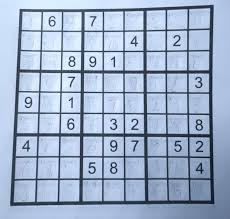
#> input picture semestral/app/tests/images/image1.jpg, 230 x 219 px, found by its file name
$ jupyter execute testorss.nbconvert.ipynb
#> lines starting #> are read from the running program, lines starting #| are printed output that depends on the picture; after the words box and inside, x2 and y2 are one past the last pixel; in counts of white or black regions, pixels touching at a corner belong together
[cell 1]
import skimage.color
import skimage.io
import skimage.measure
import skimage.morphology
import numpy as np
import matplotlib.pyplot as plt
import cv2
import os

# Test multiple images
image_dir = "/home/tomas/PYT/motustom/semestral/app/tests/images"
test_images = ["image1.jpg", "image2.png", "image3.png", "image4.png"]

class EnhancedSudokuDetector:
    """Enhanced Sudoku detector optimized for blue pen handwriting"""

    def __init__(self, output_size=450):
        self.output_size = output_size

    def detect_blue_pen_writing(self, image):
        """Enhanced blue pen detection using multiple color spaces"""
        if len(image.shape) != 3:
            return np.zeros(image.shape[:2], dtype=np.uint8)

        # Method 1: Blue channel enhancement
        blue_channel = image[:,:,2]
        red_channel = image[:,:,0]
        green_channel = image[:,:,1]

        # Enhance blue by comparing with other channels
        blue_enhanced = np.maximum(0, blue_channel.astype(np.int16) -
                                 (red_channel.astype(np.int16) + green_channel.astype(np.int16)) // 3)
        blue_enhanced = np.clip(blue_enhanced, 0, 255).astype(np.uint8)

        # Threshold enhanced blue
        _, blue_thresh = cv2.threshold(blue_enhanced, 0, 255, cv2.THRESH_BINARY + cv2.THRESH_OTSU)

        # Method 2: HSV blue detection with wider range
        hsv = cv2.cvtColor(image, cv2.COLOR_RGB2HSV)
        # Wider blue range for different pen shades
        lower_blue1 = np.array([100, 30, 30])
        upper_blue1 = np.array([140, 255, 255])
        blue_mask1 = cv2.inRange(hsv, lower_blue1, upper_blue1)

        # Additional range for darker blues
        lower_blue2 = np.array([110, 50, 20])
        upper_blue2 = np.array([130, 255, 200])
        blue_mask2 = cv2.inRange(hsv, lower_blue2, upper_blue2)

        # Method 3: LAB color space
        lab = cv2.cvtColor(image, cv2.COLOR_RGB2LAB)
        b_channel = lab[:,:,2]
        # Blue in LAB has higher b values
        _, lab_blue = cv2.threshold(b_channel, 135, 255, cv2.THRESH_BINARY)

        # Combine all methods
        combined_blue = cv2.bitwise_or(blue_thresh, blue_mask1)
        combined_blue = cv2.bitwise_or(combined_blue, blue_mask2)
        combined_blue = cv2.bitwise_or(combined_blue, lab_blue)

        # Clean up noise
        kernel = np.ones((2,2), np.uint8)
        combined_blue = cv2.morphologyEx(combined_blue, cv2.MORPH_OPEN, kernel)

        return combined_blue

    def detect_grid_structure(self, gray):
        """Detect grid lines and structure"""
        # Gaussian blur to reduce noise
        blurred = cv2.GaussianBlur(gray, (5, 5), 0)

        # Multiple edge detection approaches
        edges1 = cv2.Canny(blurred, 30, 100)
        edges2 = cv2.Canny(blurred, 50, 150)
        edges = cv2.bitwise_or(edges1, edges2)

        # Detect horizontal and vertical lines separately
        # Horizontal lines
        horizontal_kernel = cv2.getStructuringElement(cv2.MORPH_RECT, (25, 1))
        horizontal_lines = cv2.morphologyEx(edges, cv2.MORPH_OPEN, horizontal_kernel)

        # Vertical lines
        vertical_kernel = cv2.getStructuringElement(cv2.MORPH_RECT, (1, 25))
        vertical_lines = cv2.morphologyEx(edges, cv2.MORPH_OPEN, vertical_kernel)

        # Combine grid lines
        grid_lines = cv2.bitwise_or(horizontal_lines, vertical_lines)

        return grid_lines, edges

    def adaptive_content_detection(self, gray):
        """Adaptive detection for handwritten content"""
        # Multiple adaptive thresholding approaches
        adapt1 = cv2.adaptiveThreshold(gray, 255, cv2.ADAPTIVE_THRESH_GAUSSIAN_C,
                                      cv2.THRESH_BINARY_INV, 11, 2)
        adapt2 = cv2.adaptiveThreshold(gray, 255, cv2.ADAPTIVE_THRESH_MEAN_C,
                                      cv2.THRESH_BINARY_INV, 15, 4)
        adapt3 = cv2.adaptiveThreshold(gray, 255, cv2.ADAPTIVE_THRESH_GAUSSIAN_C,
                                      cv2.THRESH_BINARY_INV, 19, 6)

        # Combine adaptive results
        combined_adapt = cv2.bitwise_or(adapt1, adapt2)
        combined_adapt = cv2.bitwise_or(combined_adapt, adapt3)

        return combined_adapt

    def detect_sudoku_board(self, image):
        """Main detection method combining all approaches"""
        if len(image.shape) == 3:
            gray = cv2.cvtColor(image, cv2.COLOR_RGB2GRAY)
        else:
            gray = image.copy()

        # Get all detection results
        blue_pen = self.detect_blue_pen_writing(image)
        grid_lines, edges = self.detect_grid_structure(gray)
        content = self.adaptive_content_detection(gray)

        # Create weighted combination
        combined = np.zeros_like(gray, dtype=np.float32)

        # Weight the different detection methods
        combined += blue_pen.astype(np.float32) * 0.4  # Blue pen gets high weight
        combined += grid_lines.astype(np.float32) * 0.3  # Grid structure important
        combined += content.astype(np.float32) * 0.2  # General content
        combined += edges.astype(np.float32) * 0.1  # Edge information

        # Normalize and threshold
        combined = np.clip(combined, 0, 255).astype(np.uint8)
        final_mask = cv2.threshold(combined, 80, 255, cv2.THRESH_BINARY)[1]

        # Morphological operations to clean up
        kernel_close = np.ones((7,7), np.uint8)
        final_mask = cv2.morphologyEx(final_mask, cv2.MORPH_CLOSE, kernel_close)

        kernel_open = np.ones((3,3), np.uint8)
        final_mask = cv2.morphologyEx(final_mask, cv2.MORPH_OPEN, kernel_open)

        return final_mask, blue_pen, grid_lines, content, edges

    def find_best_rectangle(self, mask):
        """Find the best rectangular contour for the Sudoku board"""
        contours, _ = cv2.findContours(mask, cv2.RETR_EXTERNAL, cv2.CHAIN_APPROX_SIMPLE)

        if not contours:
            return None

        # Sort by area and filter
        image_area = mask.shape[0] * mask.shape[1]
        min_area = image_area * 0.05  # At least 5% of image
        max_area = image_area * 0.85  # At most 85% of image

        valid_contours = [c for c in contours if min_area < cv2.contourArea(c) < max_area]

        if not valid_contours:
            return None

        valid_contours = sorted(valid_contours, key=cv2.contourArea, reverse=True)

        # Try to find rectangular contours
        for contour in valid_contours:
            # Try different approximation levels
            for epsilon_factor in [0.01, 0.02, 0.03, 0.05, 0.08]:
                epsilon = epsilon_factor * cv2.arcLength(contour, True)
                approx = cv2.approxPolyDP(contour, epsilon, True)

                if len(approx) == 4:
                    # Check if roughly square
                    rect = cv2.minAreaRect(contour)
                    width, height = rect[1]
                    if width > 0 and height > 0:
                        aspect_ratio = max(width, height) / min(width, height)
                        if aspect_ratio < 2.5:  # Allow some tolerance
                            return approx

        # Fallback: bounding rectangle of largest contour
        largest_contour = valid_contours[0]
        x, y, w, h = cv2.boundingRect(largest_contour)
        return np.array([[[x, y]], [[x+w, y]], [[x+w, y+h]], [[x, y+h]]], dtype=np.int32)

    def order_points(self, pts):
        """Order points clockwise: top-left, top-right, bottom-right, bottom-left"""
        rect = np.zeros((4, 2), dtype="float32")
        pts = pts.reshape(4, 2)

        # Sum and difference method
        s = pts.sum(axis=1)
        rect[0] = pts[np.argmin(s)]  # top-left
        rect[2] = pts[np.argmax(s)]  # bottom-right

        diff = np.diff(pts, axis=1)
        rect[1] = pts[np.argmin(diff)]  # top-right
        rect[3] = pts[np.argmax(diff)]  # bottom-left

        return rect

    def extract_board(self, image, corners):
        """Extract and warp the Sudoku board"""
        ordered_corners = self.order_points(corners)

        # Destination points
        dst = np.array([
            [0, 0],
            [self.output_size-1, 0],
            [self.output_size-1, self.output_size-1],
            [0, self.output_size-1]
        ], dtype="float32")

        # Perspective transform
        M = cv2.getPerspectiveTransform(ordered_corners, dst)
        warped = cv2.warpPerspective(image, M, (self.output_size, self.output_size))

        return warped

# Initialize detector
detector = EnhancedSudokuDetector(output_size=450)

# Test on all available images
for img_name in test_images:
    img_path = os.path.join(image_dir, img_name)

    if os.path.exists(img_path):
        print(f"\n=== Processing {img_name} ===")

        try:
            # Load image
            if img_name.endswith('.jpg'):
                image = cv2.imread(img_path)
#> image is the input picture: shape (219, 230, 3); mean B, G, R 203.7, 178, 160
                image = cv2.cvtColor(image, cv2.COLOR_BGR2RGB)
            else:
                image = skimage.io.imread(img_path)

            print(f"Image shape: {image.shape}")
#| Image shape: (219, 230, 3)

            # Detect Sudoku board
            combined_mask, blue_pen, grid_lines, content, edges = detector.detect_sudoku_board(image)
#> in detect_sudoku_board, `gray = cv2.cvtColor(image, cv2.COLOR_RGB2GRAY)`:
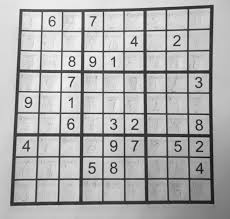
#> gray: shape (219, 230); min 8, max 251, mean 175.5
#> in detect_blue_pen_writing, `blue_channel = image[:,:,2]`:
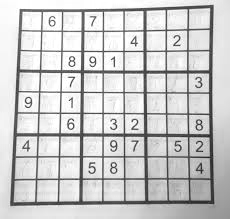
#> blue_channel: shape (219, 230); min 30, max 255, mean 203.7
#> in detect_blue_pen_writing, `blue_enhanced = np.maximum(0, blue_channel.astype(np.int16) - (red_cha..`:
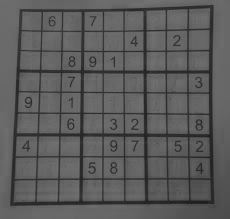
#> blue_enhanced: shape (219, 230) int16; min 28, max 114, mean 91.3
#> in detect_blue_pen_writing, `_, blue_thresh = cv2.threshold(blue_enhanced, 0, 255, cv2.THRESH_BINAR..`:
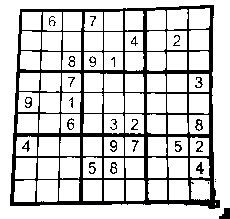
#> blue_thresh: shape (219, 230); 80.8% white; 28 black regions (4 under 20 px), largest, box (x1, y1, x2, y2) and area: (10, 5, 220, 209) 8850, (219, 208, 230, 219) 85, (196, 162, 204, 174) 48
#> in detect_blue_pen_writing, `hsv = cv2.cvtColor(image, cv2.COLOR_RGB2HSV)`: hsv: shape (219, 230, 3); mean H, S, V 107.5, 61.3, 203.7
#> in detect_blue_pen_writing, `blue_mask1 = cv2.inRange(hsv, lower_blue1, upper_blue1)`:
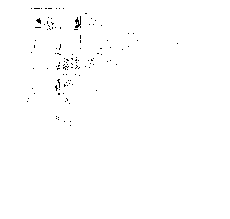
#> blue_mask1: shape (219, 230); 99.5% white; black in thin lines or dots, all inside (x1, y1, x2, y2) = (27, 8, 178, 126)
#> in detect_blue_pen_writing, `blue_mask2 = cv2.inRange(hsv, lower_blue2, upper_blue2)`: blue_mask2: shape (219, 230); 1.5% white in thin lines or dots, all inside (x1, y1, x2, y2) = (12, 11, 213, 208)
#> in detect_blue_pen_writing, `lab = cv2.cvtColor(image, cv2.COLOR_RGB2LAB)`: lab: shape (219, 230, 3); mean of channels 0, 1, 2 182, 127.5, 112.7
#> in detect_blue_pen_writing, `b_channel = lab[:,:,2]`:
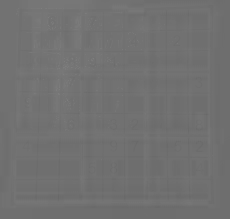
#> b_channel: shape (219, 230); min 104, max 126, mean 112.7
#> in detect_blue_pen_writing, `_, lab_blue = cv2.threshold(b_channel, 135, 255, cv2.THRESH_BINARY)`: lab_blue: shape (219, 230); every value is 0
#> in detect_blue_pen_writing, `combined_blue = cv2.bitwise_or(blue_thresh, blue_mask1)`: combined_blue: shape (219, 230); every value is 255
#> in detect_grid_structure, `blurred = cv2.GaussianBlur(gray, (5, 5), 0)`:
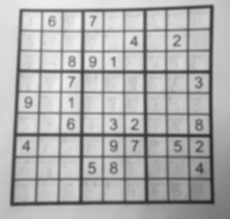
#> blurred: shape (219, 230); min 33, max 241, mean 175.5
#> in detect_grid_structure, `edges1 = cv2.Canny(blurred, 30, 100)`: edges1: shape (219, 230); 16% white in thin lines or dots, all inside (x1, y1, x2, y2) = (10, 4, 215, 206)
#> in detect_grid_structure, `horizontal_lines = cv2.morphologyEx(edges, cv2.MORPH_OPEN, horizontal_..`: horizontal_lines: shape (219, 230); 2.2% white in thin lines or dots, all inside (x1, y1, x2, y2) = (10, 7, 211, 206)
#> in detect_grid_structure, `vertical_lines = cv2.morphologyEx(edges, cv2.MORPH_OPEN, vertical_kern..`: vertical_lines: shape (219, 230); 1.7% white in thin lines or dots, all inside (x1, y1, x2, y2) = (38, 5, 214, 201)
#> in detect_grid_structure, `grid_lines = cv2.bitwise_or(horizontal_lines, vertical_lines)`: grid_lines: shape (219, 230); 3.8% white in thin lines or dots, all inside (x1, y1, x2, y2) = (10, 5, 214, 206)
#> in adaptive_content_detection, `adapt1 = cv2.adaptiveThreshold(gray, 255, cv2.ADAPTIVE_THRESH_GAUSSIAN..`: adapt1: shape (219, 230); 24.8% white in thin lines or dots
#> in adaptive_content_detection, `adapt2 = cv2.adaptiveThreshold(gray, 255, cv2.ADAPTIVE_THRESH_MEAN_C, ..`: adapt2: shape (219, 230); 22.5% white; 125 white regions (96 under 20 px), largest, box (x1, y1, x2, y2) and area: (10, 5, 215, 206) 9812, (110, 162, 118, 174) 57, (67, 118, 75, 130) 54
#> in adaptive_content_detection, `adapt3 = cv2.adaptiveThreshold(gray, 255, cv2.ADAPTIVE_THRESH_GAUSSIAN..`: adapt3: shape (219, 230); 21.1% white; 128 white regions (104 under 20 px), largest, box (x1, y1, x2, y2) and area: (10, 5, 215, 206) 9219, (110, 162, 118, 174) 56, (67, 118, 75, 130) 53
#> in adaptive_content_detection, `combined_adapt = cv2.bitwise_or(adapt1, adapt2)`:
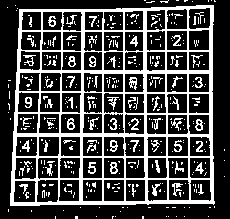
#> combined_adapt: shape (219, 230); 26.9% white; 423 white regions (363 under 20 px), largest, box (x1, y1, x2, y2) and area: (10, 5, 215, 206) 9819, (129, 77, 137, 90) 61, (172, 183, 183, 196) 59
#> in adaptive_content_detection, `combined_adapt = cv2.bitwise_or(combined_adapt, adapt3)`: combined_adapt: shape (219, 230); 26.9% white; 423 white regions (363 under 20 px), largest, box (x1, y1, x2, y2) and area: (10, 5, 215, 206) 9820, (129, 77, 137, 90) 61, (172, 183, 183, 196) 59
#> in detect_sudoku_board, `combined += blue_pen.astype(np.float32) * 0.4`: combined: shape (219, 230) float32; every value is 102
#> in detect_sudoku_board, `combined += grid_lines.astype(np.float32) * 0.3`:
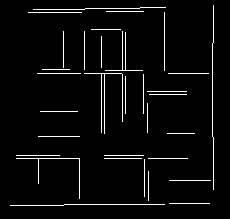
#> combined: shape (219, 230) float32; values 102 (black) and 178.5 (white), 3.8% white in thin lines or dots, all inside (x1, y1, x2, y2) = (10, 5, 214, 206)
#> in detect_sudoku_board, `combined += edges.astype(np.float32) * 0.1`: combined: shape (219, 230) float32; min 102, max 255, mean 122.7
#> in detect_sudoku_board, `combined = np.clip(combined, 0, 255).astype(np.uint8)`:
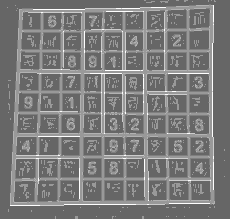
#> combined: shape (219, 230); min 102, max 255, mean 122.7

            # Find rectangle
            corners = detector.find_best_rectangle(combined_mask)
#> in find_best_rectangle, `contours, _ = cv2.findContours(mask, cv2.RETR_EXTERNAL, cv2.CHAIN_APPR..`: contours = [[[0, 0], [0, 218], [229, 218], [229, 0]]]
#> in find_best_rectangle, `valid_contours = [c for c in contours if min_area < cv2.contourArea(c)..`: valid_contours = []

            success = corners is not None
#> success = False

            # Extract board if corners found
            warped_board = None
            if success:
                try:
                    warped_board = detector.extract_board(image, corners)
                    print(f"✓ Successfully extracted Sudoku board")
                except Exception as e:
                    print(f"✗ Failed to extract board: {e}")
                    success = False
            else:
                print(f"✗ No valid corners found")

            # Visualization
            plt.figure(figsize=(18, 12))

            # Original
            plt.subplot(3, 4, 1)
            plt.imshow(image)
            plt.title(f"Original: {img_name}")
            plt.axis('off')

            # Blue pen detection
            plt.subplot(3, 4, 2)
            plt.imshow(blue_pen, cmap='gray')
            plt.title("Blue Pen Detection")
            plt.axis('off')

            # Grid lines
            plt.subplot(3, 4, 3)
            plt.imshow(grid_lines, cmap='gray')
            plt.title("Grid Lines")
            plt.axis('off')

            # Content detection
            plt.subplot(3, 4, 4)
            plt.imshow(content, cmap='gray')
            plt.title("Content Detection")
            plt.axis('off')

            # Edges
            plt.subplot(3, 4, 5)
            plt.imshow(edges, cmap='gray')
            plt.title("Edges")
            plt.axis('off')

            # Combined mask
            plt.subplot(3, 4, 6)
            plt.imshow(combined_mask, cmap='gray')
            plt.title("Combined Mask")
            plt.axis('off')

            # Detected corners
            plt.subplot(3, 4, 7)
            vis_image = image.copy()
            if corners is not None:
                cv2.drawContours(vis_image, [corners], -1, (255, 0, 0), 3)
                # Draw corner points
                for point in corners.reshape(-1, 2):
                    cv2.circle(vis_image, tuple(point), 8, (0, 255, 0), -1)
            plt.imshow(vis_image)
            plt.title("Detected Board")
            plt.axis('off')

            # Final result
            plt.subplot(3, 4, 8)
            if success and warped_board is not None:
                plt.imshow(warped_board)
                plt.title("Extracted Board")
            else:
                plt.imshow(image)
                plt.title("Extraction Failed")
            plt.axis('off')

            plt.tight_layout()
            plt.show()

        except Exception as e:
            print(f"Error processing {img_name}: {e}")
            import traceback
            traceback.print_exc()
    else:
        print(f"Image {img_name} not found")
#> pass 2 of the loop `for img_name in test_images:`:
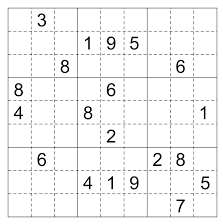
#> input picture semestral/app/tests/images/image2.png, 223 x 224 px, found by its file name
#> image is the input picture: shape (224, 223, 4); mean R, G, B, A 244.3, 244.3, 244.3, 255
#| Image shape: (224, 223, 4)
#> gray: shape (224, 223)
#> in detect_blue_pen_writing (call 2), `_, blue_thresh = cv2.threshold(blue_enhanced, 0, 255, cv2.THRESH_BINAR..`:
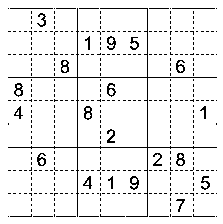
#> blue_thresh: shape (224, 223); 93.2% white; black in thin lines or dots, all inside (x1, y1, x2, y2) = (8, 8, 217, 217)
#> hsv: shape (224, 223, 3); mean H, S, V 0, 0, 244.3
#> blue_mask1: shape (224, 223); every value is 0
#> lab: shape (224, 223, 3); mean of channels 0, 1, 2 245, 128, 128
#> b_channel: shape (224, 223); every value is 128
#> blurred: shape (224, 223)
#> edges1: shape (224, 223); 19% white in thin lines or dots
#> edges2: shape (224, 223); 16.8% white in thin lines or dots
#> horizontal_lines: shape (224, 223); 3.3% white in thin lines or dots, all inside (x1, y1, x2, y2) = (7, 6, 218, 216)
#> in detect_grid_structure (call 2), `vertical_lines = cv2.morphologyEx(edges, cv2.MORPH_OPEN, vertical_kern..`:
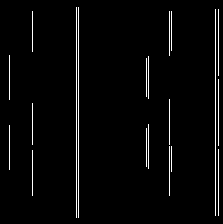
#> vertical_lines: shape (224, 223); 2.8% white in thin lines or dots, all inside (x1, y1, x2, y2) = (9, 7, 219, 218)

print("\nSudoku detection testing completed!")
